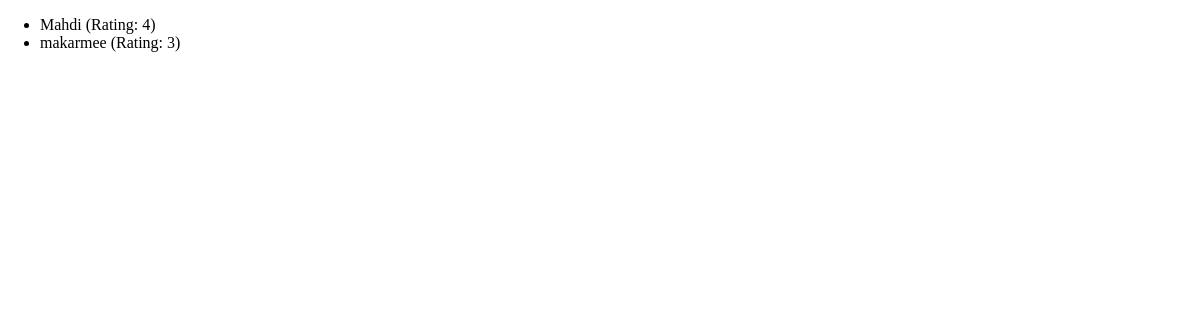
Page /reviews on the earlier database version.
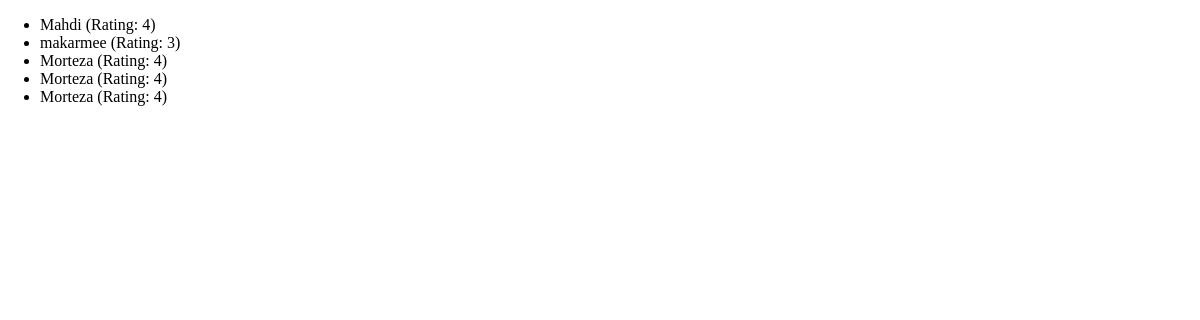
Same page on the later database version.
### reviews/models.py (models this page shows)
class Review(models.Model):
  user_name=models.CharField(max_length=100)
  review_text=models.TextField()
  rating=models.IntegerField()

### reviews/views.py (the view)
# urls.py: path('reviews',views.ReviewsListView.as_view()),
class ReviewsListView(ListView):
  template_name='reviews/review_list.html'
  model=Review
  context_object_name='reviews'

### reviews/templates/reviews/review_list.html (shortened to what this page needs)
{% extends "reviews/base.html" %}
{% block content %}
  <ul>
    {% for review in reviews %}
      <li>{{review.user_name}} (Rating: {{review.rating}})</li>
    {% endfor %}
  </ul>
{% endblock  %}

### reviews/templates/reviews/base.html (shortened to what this page needs)
{% load static %}
<!DOCTYPE html>
<html lang="en">
<head>
  <link rel='stylesheet' href='{% static "reviews/styles.css" %}'>
</head>
<body>
  {% block content %}
  {% endblock  %}
</body>
</html>

### reviews/static/reviews/styles.css (style rules this page uses)
body { font-family: 'sans-serif'; margin:0 }

Differences in the rows shown:
added Review: user_name "Morteza", rating "4"
added Review: user_name "Morteza", rating "4"
added Review: user_name "Morteza", rating "4"
